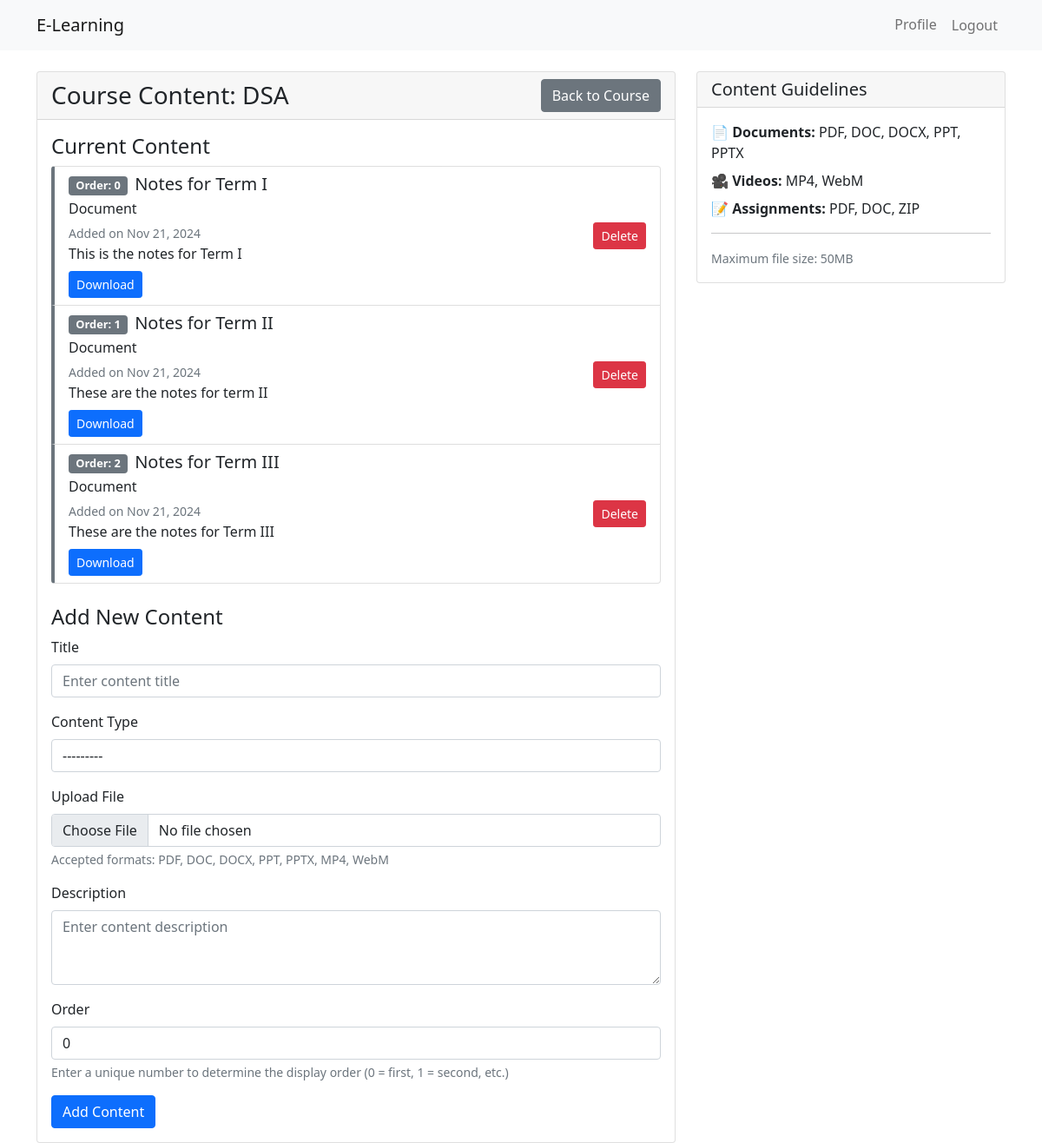
/courses/1/content/ (signed in), run on the app's committed database.
### courses/models.py (models this page shows, shortened)
class Course(models.Model):
    title = models.CharField(max_length=200)
    description = models.TextField()
    instructor = models.ForeignKey(
        settings.AUTH_USER_MODEL,
        on_delete=models.CASCADE,
        related_name='courses'
    )
    category = models.ForeignKey(
        Category,
        on_delete=models.SET_NULL,
        null=True,
        related_name='courses'
    )
    image = models.ImageField(upload_to='course_images/', null=True, blank=True)
    created_at = models.DateTimeField(auto_now_add=True)
    updated_at = models.DateTimeField(auto_now=True)
    enrolled_students = models.ManyToManyField(settings.AUTH_USER_MODEL, related_name='enrolled_courses', blank=True)

class CourseContent(models.Model):
    CONTENT_TYPES = (
        ('document', 'Document'),
        ('video', 'Video'),
        ('assignment', 'Assignment'),
    )
    course = models.ForeignKey(Course, on_delete=models.CASCADE, related_name='contents')
    title = models.CharField(max_length=200)
    content_type = models.CharField(max_length=20, choices=CONTENT_TYPES)
    file = models.FileField(
        upload_to='course_contents/',
        validators=[validate_file_extension]
    )
    description = models.TextField(blank=True)
    created_at = models.DateTimeField(auto_now_add=True)
    order = models.PositiveIntegerField(
        default=0,
        help_text="The order in which this content appears in the course"
    )
    class Meta:
        ordering = ['order', 'created_at']

### courses/views.py (the view)
# urls.py: path('<int:course_id>/content/', views.manage_course_content, name='manage_content'),
@login_required
def manage_course_content(request, course_id):
    course = get_object_or_404(Course, id=course_id)
    if course.instructor != request.user and not request.user.is_staff:
        raise PermissionDenied
    contents = CourseContent.objects.filter(course=course).order_by('order')
    if request.method == 'POST':
        form = CourseContentForm(request.POST, request.FILES, course=course)
        if form.is_valid():
            content = form.save(commit=False)
            content.course = course
            content.save()
            messages.success(request, 'Content added successfully!')
            return redirect('courses:manage_content', course_id=course.id)
    else:
        form = CourseContentForm(course=course)
    context = {
        'course': course,
        'contents': contents,
        'form': form,
    }
    return render(request, 'courses/manage_course_content.html', context)

### templates/courses/manage_course_content.html (shortened to what this page needs)
{% extends "base.html" %} {% block content %}
<div class="container mt-4">
  <div class="row">
    <div class="col-md-8">
      <div class="card">
        <div
          class="card-header d-flex justify-content-between align-items-center"
        >
          <h3 class="mb-0">Course Content: {{ course.title }}</h3>
          <a
            href="{% url 'courses:detail' course.id %}"
            class="btn btn-secondary"
            >Back to Course</a
          >
        </div>
        <div class="card-body">
          <h4>Current Content</h4>
          {% if contents %}
          <div class="list-group mb-4">
            {% for content in contents %}
            <div class="list-group-item">
              <div class="d-flex justify-content-between align-items-center">
                <div>
                  <div class="d-flex align-items-center">
                    <span class="badge bg-secondary me-2"
                      >Order: {{ content.order }}</span
                    >
                    <h5 class="mb-1">{{ content.title }}</h5>
                  </div>
                  <p class="mb-1">{{ content.get_content_type_display }}</p>
                  <small class="text-muted">
                    Added on {{ content.created_at|date:"M d, Y" }}
                  </small>
                  {% if content.description %}
                  <p class="mb-1">{{ content.description }}</p>
                  {% endif %}
                  <div class="mt-2">
                    <a href="{{ content.file.url }}"
                       class="btn btn-sm btn-primary"
                       download>
                      Download
                    </a>
                  </div>
                </div>
                <form
                  method="post"
                  action="{% url 'courses:delete_content' course.id content.id %}"
                  onsubmit="return confirm('Are you sure you want to delete this content?');"
                >
                  <button type="submit" class="btn btn-danger btn-sm">
                    Delete
                  </button>
                </form>
              </div>
            </div>
            {% endfor %}
          </div>
          {% else %}
          <p class="text-muted">
            No content has been added to this course yet.
          </p>
          {% endif %}
          <h4>Add New Content</h4>
          <form method="post" enctype="multipart/form-data">
            <div class="mb-3">
              <label for="{{ form.title.id_for_label }}" class="form-label"
                >Title</label
              >
              {{ form.title }}
            </div>
            <div class="mb-3">
              <label
                for="{{ form.content_type.id_for_label }}"
                class="form-label"
                >Content Type</label
              >
              {{ form.content_type }}
            </div>
            <div class="mb-3">
              <label for="{{ form.file.id_for_label }}" class="form-label"
                >Upload File</label
              >
              {{ form.file }}
              <div class="form-text">
                Accepted formats: PDF, DOC, DOCX, PPT, PPTX, MP4, WebM
              </div>
            </div>
            <div class="mb-3">
              <label
                for="{{ form.description.id_for_label }}"
                class="form-label"
                >Description</label
              >
              {{ form.description }}
            </div>
            <div class="mb-3">
              <label for="{{ form.order.id_for_label }}" class="form-label"
                >Order</label
              >
              {{ form.order }}
              <div class="form-text">
                Enter a unique number to determine the display order (0 = first, 1 = second, etc.)
              </div>
            </div>
            <button type="submit" class="btn btn-primary">Add Content</button>
          </form>
        </div>
      </div>
    </div>
    <div class="col-md-4">
      <div class="card">
        <div class="card-header">
          <h5 class="mb-0">Content Guidelines</h5>
        </div>
        <div class="card-body">
          <ul class="list-unstyled">
            <li class="mb-2">📄 <strong>Documents:</strong> PDF, DOC, DOCX, PPT, PPTX</li>
            <li class="mb-2">🎥 <strong>Videos:</strong> MP4, WebM</li>
            <li class="mb-2">📝 <strong>Assignments:</strong> PDF, DOC, ZIP</li>
          </ul>
          <hr />
          <p class="mb-0">
            <small class="text-muted"> Maximum file size: 50MB </small>
          </p>
        </div>
      </div>
    </div>
  </div>
</div>
{% endblock %}

### templates/courses/manage_course_content.html (style rules this page uses)
.list-group-item { border-left: 4px solid #6c757d; }
.badge { font-size: 0.8rem; }
.form-text { font-size: 0.875rem; color: #6c757d; }

### data on the page
Course: title "DSA"
CourseContent: order "0", title "Notes for Term I", content_type "Document", created_at "Nov 21, 2024", description "This is the notes for Term I"
CourseContent: order "1", title "Notes for Term II", content_type "Document", created_at "Nov 21, 2024", description "These are the notes for term II"
CourseContent: order "2", title "Notes for Term III", content_type "Document", created_at "Nov 21, 2024", description "These are the notes for Term III"
